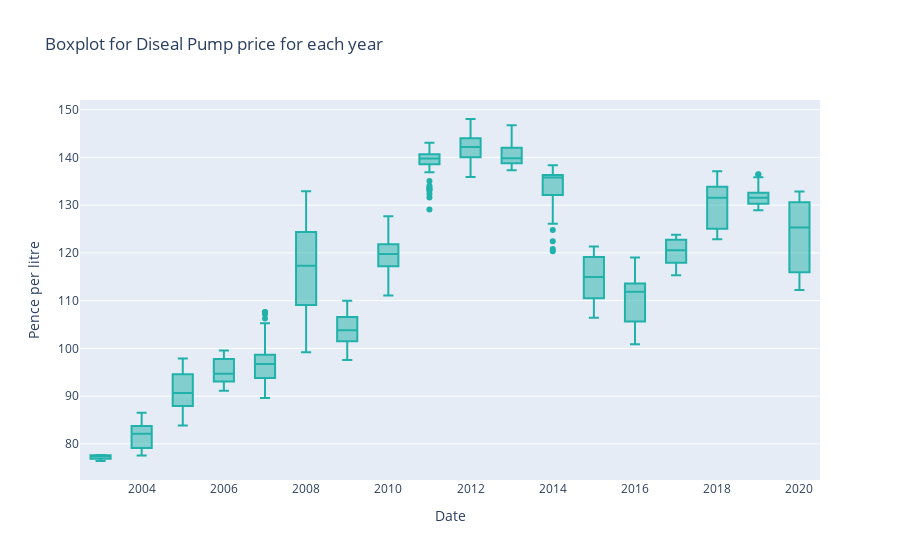

Source (notebook cell):
### Code cell
fig = go.Figure()
fig.add_trace(go.Box(y=data['diesel_pump_price'], x=data.Year, marker_color = 'lightseagreen'))
fig.update_layout(title='Boxplot for Diseal Pump price for each year',
                 yaxis_title='Pence per litre', xaxis_title='Date')
fig.show(render='png')

### Figure 1 — Plotly figure (JSON) as saved in the notebook; plotly's stock layout.template omitted (floating-point values rounded to 4 significant figures; data arrays with more than 128 entries replaced by an {"elided": "..."} marker saying what was removed)
{"data": [{"marker": {"color": "lightseagreen"}, "type": "box", "x": {"elided": "885 int values"}, "y": {"elided": "885 float values"}}], "layout": {"title": {"text": "Boxplot for Diseal Pump price for each year"}, "xaxis": {"title": {"text": "Date"}}, "yaxis": {"title": {"text": "Pence per litre"}}}}
